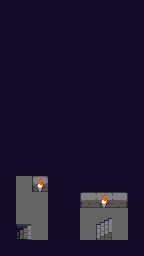

This game map was drawn from its Tiled (.tmx) file and the tilesets committed beside it. A one-line description and the trimmed map source follow:
An orthogonal 9x16 tile map with 16x16 px tiles, 3 tile layers (Kachelebene 1, Schlucht, graphics), 4 tilesets and 16 objects.

<map version="1.0" tiledversion="1.1.6" orientation="orthogonal" renderorder="right-down" width="9" height="16" tilewidth="16" tileheight="16" infinite="0" nextobjectid="125">
 <tileset firstgid="1" name="tiles_dungeon_v1.1" tilewidth="16" tileheight="16" tilecount="480" columns="20">
  <image source="tiles_dungeon_v1.1.png" width="320" height="384" />
 </tileset>
 <tileset firstgid="481" name="tiles_dungeon_v1.1" tilewidth="16" tileheight="16" tilecount="480" columns="20">
  <image source="tiles_dungeon_v1.1.png" width="320" height="384" />
 </tileset>
 <tileset firstgid="961" name="tiles_dungeon_v1.1" tilewidth="16" tileheight="16" tilecount="480" columns="20">
  <image source="tiles_dungeon_v1.1.png" width="320" height="384" />
 </tileset>
 <tileset firstgid="1441" name="tiles_dungeon_v1.1" tilewidth="16" tileheight="16" tilecount="480" columns="20">
  <image source="tiles_dungeon_v1.1.png" width="320" height="384" />
 </tileset>
 <layer name="Kachelebene 1" width="9" height="16">
  <data>[144 cells, 144 non-empty, 22 distinct tile ids]</data>
 </layer>
 <layer name="Schlucht" width="9" height="16">
  <data>[144 cells, 5 non-empty, 4 distinct tile ids]</data>
 </layer>
 <layer name="graphics" width="9" height="16">
  <data>[144 cells, 127 non-empty, 1 distinct tile ids]</data>
 </layer>
 <objectgroup name="Schlucht" visible="0" />
 <objectgroup name="Stein, TreppeRunter" visible="0">
  <object id="2" x="0" y="16" width="16" height="240" />
  <object id="3" x="16" y="240" width="128" height="16" />
  <object id="84" x="16" y="224" width="16" height="16" />
  <object id="107" x="0" y="0" width="144" height="16" />
  <object id="108" x="128" y="16" width="16" height="224" />
  <object id="114" x="32" y="32" width="80" height="16" />
  <object id="115" x="32" y="48" width="16" height="32" />
  <object id="116" x="48" y="64" width="80" height="16" />
  <object id="117" x="64" y="80" width="16" height="32" />
  <object id="118" x="32" y="96" width="16" height="96" />
  <object id="119" x="48" y="176" width="16" height="64" />
  <object id="120" x="48" y="160" width="64" height="16" />
  <object id="121" x="64" y="128" width="48" height="16" />
  <object id="122" x="96" y="96" width="16" height="32" />
  <object id="123" x="112" y="96" width="16" height="16" />
  <object id="124" x="80" y="192" width="48" height="16" />
 </objectgroup>
 <objectgroup name="Sonstiges" visible="0" locked="1" />
</map>
